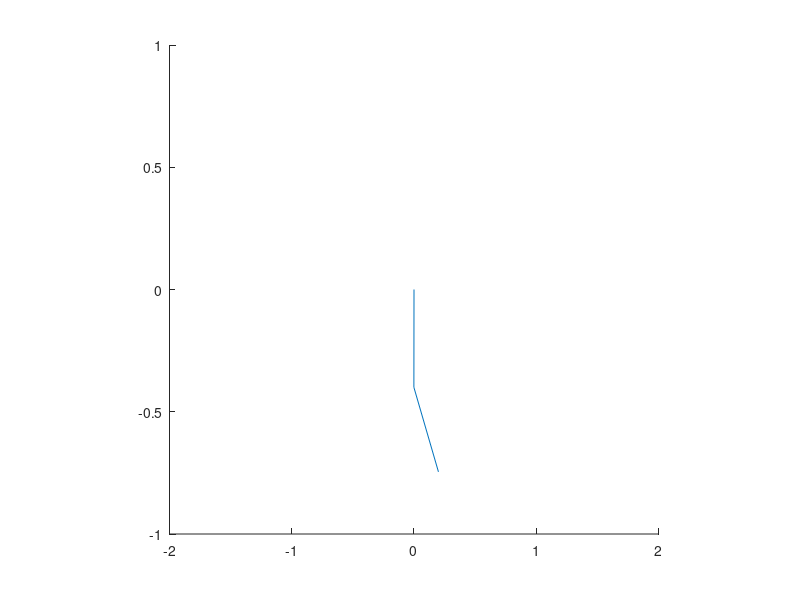

MATLAB code to generate this figure: (Note: this script raises an error after producing the figure.)
clc
clear all

%Initial conditions:
Theta1=0;
% Theta1=3*pi/2;
Theta2=pi/6;

L1=0.4;
L2=0.4;

fileID = fopen('joint_poses.txt','r');
formatSpec = '%f';
jointPoses = fscanf(fileID,formatSpec,[2 Inf]);
fclose (fileID);
jointPoses = jointPoses';
counter = size(jointPoses,1);
cla

% size(jointPoses)
for i = 1:counter 
    
    Theta1 = jointPoses(i,1)+3*pi/2;
    Theta2 = jointPoses(i,2);

    xo = [L1*cos(Theta1)+L2*cos(Theta1+Theta2);
          L2*sin(Theta1)+L2*sin(Theta1+Theta2)];

    %Calculate the location of the middle two joints

    pointl1 = [L1*cos(Theta1) ; L1*sin(Theta1)];
    pointl2 = pointl1 + [L2*cos(Theta1+Theta2);
                        L2*sin(Theta1+Theta2)];

    %Plot
    axis([-2 2 -1 1])
    axis square
    line([0,pointl1(1)],[0,pointl1(2,1)])
    hold on
    line([pointl1(1),pointl2(1)],[pointl1(2,1),pointl2(2,1)])
    plot(xo(1),xo(2),'O')
    pause(.1)

end